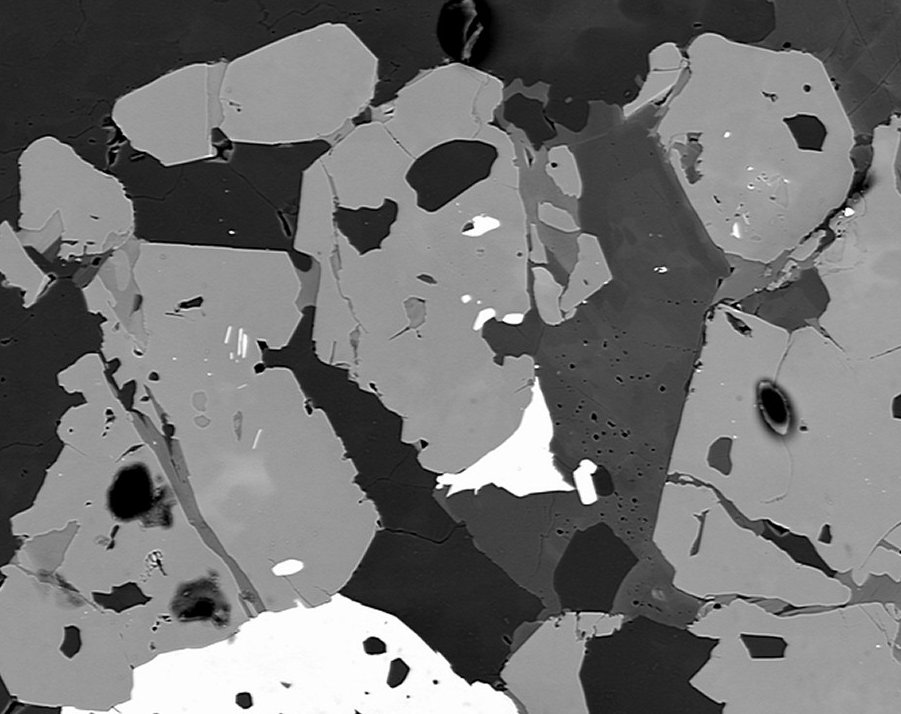
#> input picture data/BSE_Google.jpg, 901 x 714 px
$ python edge_filters.py
#> lines starting #> are read from the running program, lines starting #| are printed output that depends on the picture
from matplotlib import pyplot as plt
from skimage import io, filters, feature
from skimage.color import rgb2gray
import cv2
import numpy as np

img = io.imread("../data/BSE_Google.jpg", 0)
#> img is the input picture: shape (714, 901); min 0, max 255, mean 114.8

from skimage.filters import roberts, sobel, scharr, prewitt, farid

roberts_img = roberts(img)
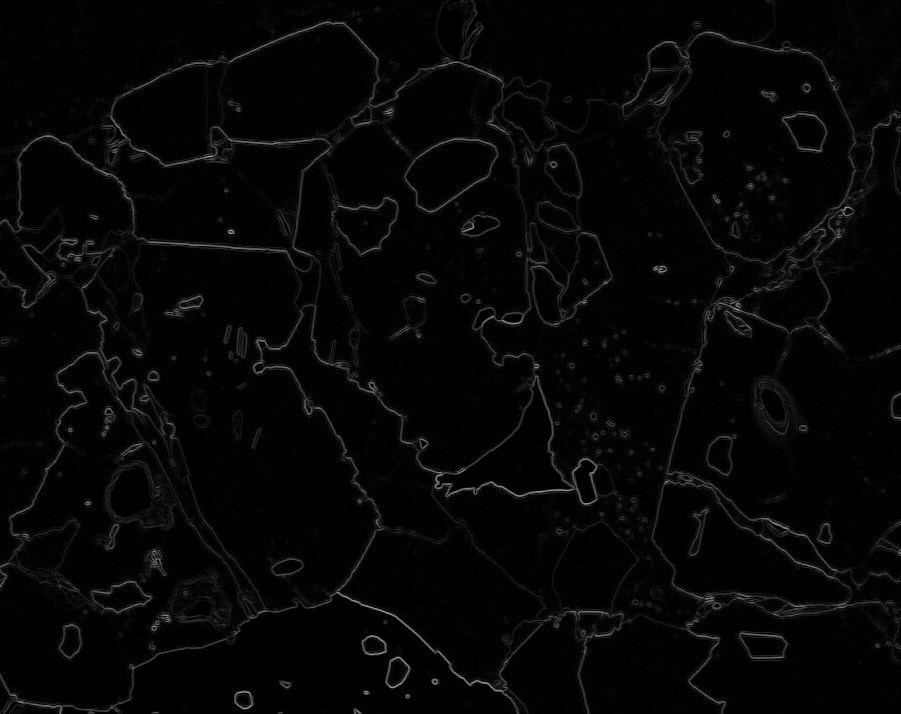
#> roberts_img: shape (714, 901) float64; min 0, max 0.675, mean 0.024
sobel_img = sobel(img)
scharr_img = scharr(img)
prewitt_img = prewitt(img)
farid_img = farid(img)
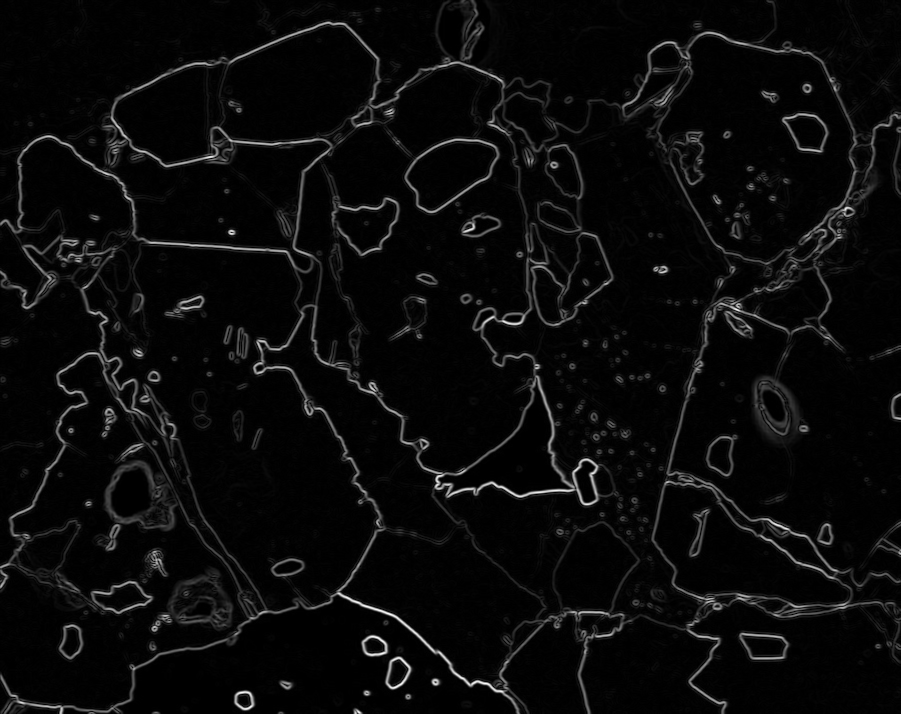
#> farid_img: shape (714, 901) float64; min 0, max 0.265, mean 0.0114; drawn with min black and max white

plt.figure()
plt.subplot(1,2,1)
plt.imshow(img, cmap = "gray")
plt.title("Original")

plt.subplot(1,2,2)
plt.imshow(roberts_img, cmap = "gray")
plt.title("roberts_img")
plt.figure()

plt.subplot(1,2,1)
plt.imshow(sobel_img, cmap = "gray")
plt.title("sobel_img")

plt.subplot(1,2,2)
plt.imshow(scharr_img, cmap = "gray")
plt.title("scharr_img")
plt.figure()

plt.subplot(1,2,1)
plt.imshow(prewitt_img, cmap = "gray")
plt.title("prewitt_img")

plt.subplot(1,2,2)
plt.imshow(farid_img, cmap = "gray")
plt.title("farid_img")
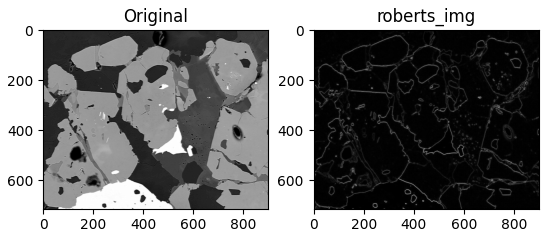
#> figure drawn by matplotlib, 2 panels
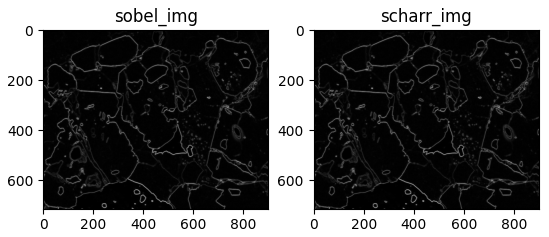
#> figure drawn by matplotlib, 2 panels
